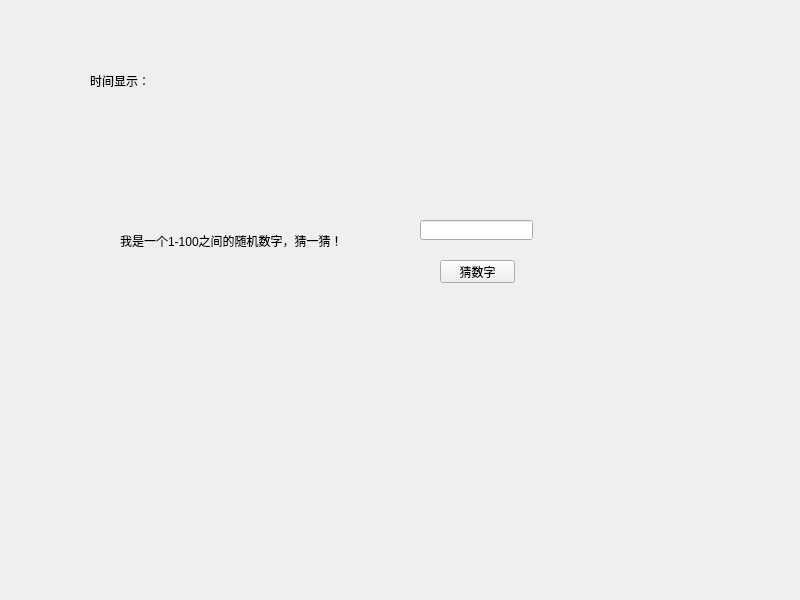
<?xml version="1.0" encoding="UTF-8"?>
<ui version="4.0">
 <class>caishuzi</class>
 <widget class="QWidget" name="caishuzi">
  <property name="geometry">
   <rect>
    <x>0</x>
    <y>0</y>
    <width>800</width>
    <height>600</height>
   </rect>
  </property>
  <property name="windowTitle">
   <string>caishuzi</string>
  </property>
  <widget class="QLabel" name="label">
   <property name="geometry">
    <rect>
     <x>90</x>
     <y>70</y>
     <width>451</width>
     <height>21</height>
    </rect>
   </property>
   <property name="text">
    <string>时间显示：</string>
   </property>
  </widget>
  <widget class="QLabel" name="label_2">
   <property name="geometry">
    <rect>
     <x>120</x>
     <y>220</y>
     <width>251</width>
     <height>41</height>
    </rect>
   </property>
   <property name="text">
    <string>我是一个1-100之间的随机数字，猜一猜！</string>
   </property>
  </widget>
  <widget class="QPushButton" name="pushButton">
   <property name="geometry">
    <rect>
     <x>440</x>
     <y>260</y>
     <width>75</width>
     <height>23</height>
    </rect>
   </property>
   <property name="text">
    <string>猜数字</string>
   </property>
  </widget>
  <widget class="QLineEdit" name="lineEdit">
   <property name="geometry">
    <rect>
     <x>420</x>
     <y>220</y>
     <width>113</width>
     <height>20</height>
    </rect>
   </property>
  </widget>
 </widget>
 <resources/>
 <connections/>
</ui>
